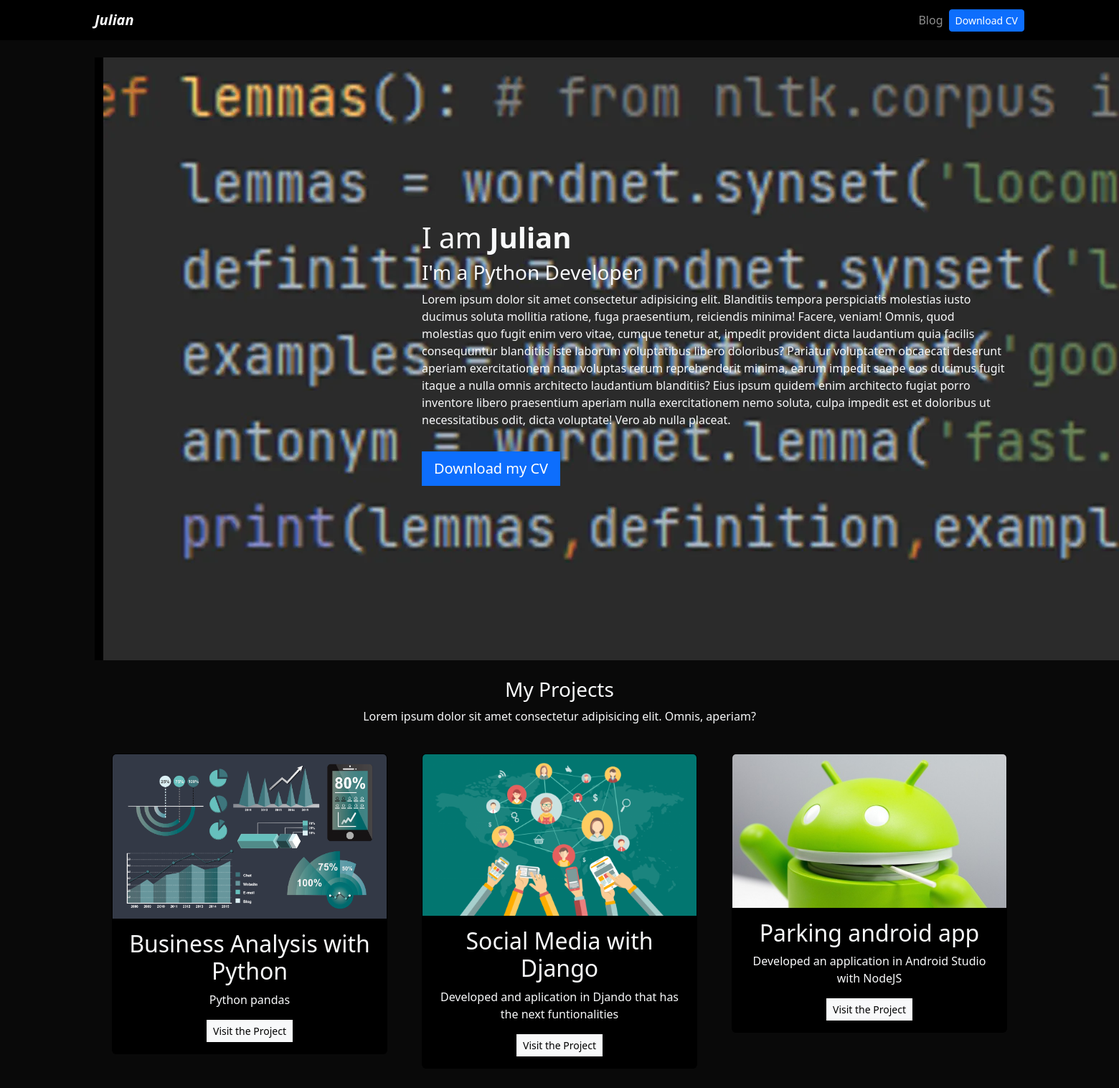
The page / on the database its author committed.
### portafolio/models.py (models this page shows)
class Projects(models.Model):
    title = models.CharField(max_length=50)
    description = models.CharField(max_length=200)
    image= models.ImageField(upload_to="portafolio/images")
    url= models.URLField(blank=True)

### portafolio/views.py (the view)
# urls.py: path('', views.home, name="home"),
def home(request):
    projects = Projects.objects.all()
    return render(request, 'home.html', {'projects' : projects})

### portafolio/templates/home.html
{% extends 'layout.html' %}
{% block content %}
{% load static %}
<header class="row bg-black">
  <div class="col-md-4">
    <img src="{% static 'portfolio/imagen1.png' %}" />
  </div>
  <div class="col-md-8 my-auto p-4">
    <h1>I am <strong>Julian </strong></h1>
    <h3>I'm a Python Developer</h3>
    <p>Lorem ipsum dolor sit amet consectetur adipisicing elit. Blanditiis tempora perspiciatis molestias iusto ducimus
      soluta mollitia ratione, fuga praesentium, reiciendis minima! Facere, veniam! Omnis, quod molestias quo fugit enim
      vero vitae, cumque tenetur at, impedit provident dicta laudantium quia facilis consequuntur blanditiis iste
      laborum voluptatibus libero doloribus? Pariatur voluptatem obcaecati deserunt aperiam exercitationem nam voluptas
      rerum reprehenderit minima, earum impedit saepe eos ducimus fugit itaque a nulla omnis architecto laudantium
      blanditiis? Eius ipsum quidem enim architecto fugiat porro inventore libero praesentium aperiam nulla
      exercitationem nemo soluta, culpa impedit est et doloribus ut necessitatibus odit, dicta voluptate! Vero ab nulla
      placeat.</p>
    <a class="btn btn-primary btn-lg rounded-0 my-3" href="{% static 'portfolio/cv.pdf' %}">Download my CV</a>
  </div>
</header>
<div class="row my-4 text-center">
  <h3>My Projects</h3>
  <p>Lorem ipsum dolor sit amet consectetur adipisicing elit. Omnis, aperiam?</p>
  {% for project in projects %}
  <div class="col-md-4 p-4">
    <div class="card bg-black card-project">
      <img src="{{project.image.url }}" class="card-img-top" />
      <div class="card-body">
        <h2>{{ project.title }}</h2>
        <p>{{ project.description }}</p>
        {% if project.url %}
        <a href="{{project.url}}" class="btn btn-light rounded-0 btn-sm" target="__blank" rel="noreferrer">Visit the
          Project</a>
        {% endif %}
      </div>
    </div>
  </div>
  {% endfor %}
</div>
{% endblock %}

### portafolio/templates/layout.html (shortened to what this page needs)
{% load static %}
<!DOCTYPE html>
   <head>
<link href="https://cdn.jsdelivr.net/npm/bootstrap@5.2.0/dist/css/bootstrap.min.css" rel="stylesheet">
<link rel="stylesheet" href="{% static 'main.css' %}" >
</head>
   <body class="text-light">
        {% include 'partials/navbar.html' %}
        <div class="container p-4">
         {% block content %}
         {% endblock %}
        </div>
   </body>
</html>

### portafolio/templates/partials/navbar.html (shortened to what this page needs)
{% load static %}
<nav class="navbar navbar-expand-lg navbar-dark bg-black">
  <div class="container">
    <a class="navbar-brand fw-bold fst-italic" href="/">Julian</a>
    <div class="collapse navbar-collapse" id="navbarNav">
      <ul class="navbar-nav ms-auto">
        <li class="nav-item">
          <a class="nav-link" href="{% url 'blog:posts' %}">Blog</a>
        </li>
        <li class="nav-item d-flex align-items-center">
          <a class="btn btn-primary btn-sm" href="{% static 'portafolio/CVJulianGomez.pdf' %}" target="_blank">Download CV</a>
        </li>
      </ul>
    </div>
  </div>
</nav>

### portafolio/static/main.css (style rules this page uses)
body { background: #090909; }
.bg-black { background: #000; }

### rows shown on the page
Projects: image (picture), title "Business Analysis with Python", description "Python pandas"
Projects: image (picture), title "Social Media with Django", description "Developed and aplication in Djando that has the next funtionalities"
Projects: image (picture), title "Parking android app", description "Developed an application in Android Studio with NodeJS"
